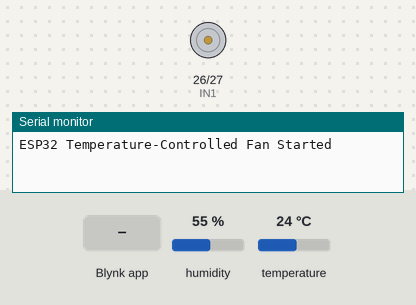
This sketch was run on a simulated ESP32. Shown: motor-driver pin pairs drawn as motors (green arrow = first pin HIGH = forward, orange = second pin HIGH = backward, longer = more drive, scaled by the enable pin), the last lines printed to the serial monitor. Inputs (shaded band) come from the test bench; at power-on: temperature 24 °C, humidity 55 %. WiFi joins after 1.5 s; servers stay silent unless stated.

Above: at 3.0 s.
3.1 s: temperature set to 26 °C
At 4.8 s:
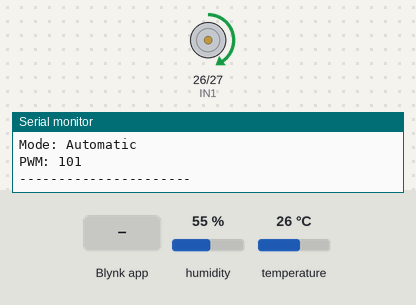
5.3 s: temperature set to 33 °C
At 9.0 s:
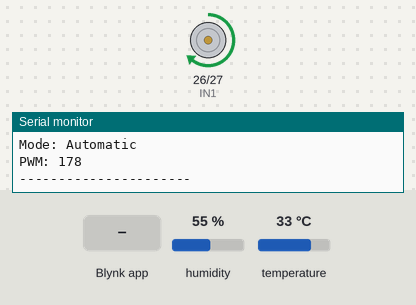
9.3 s: temperature set to 41 °C
At 12.1 s:
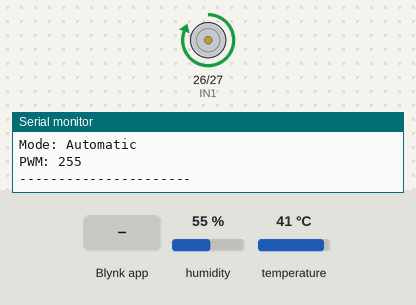
13.3 s: Blynk app writes 1 to V1
At 15.2 s:
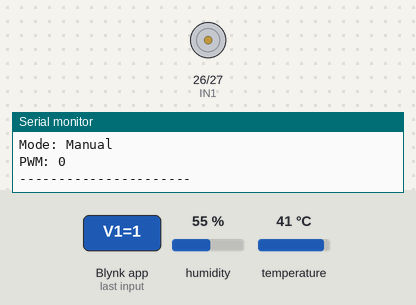
17.3 s: Blynk app writes 1 to V2
At 18.2 s:
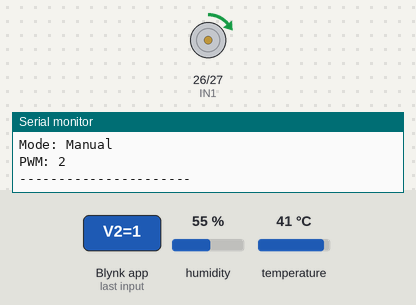
19.3 s: Blynk app writes 0 to V1
At 20.6 s:
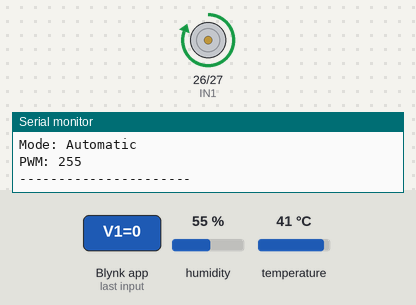
Timing chart, 0 to 22.3 s (numbered marks = the images above; inputs shaded):
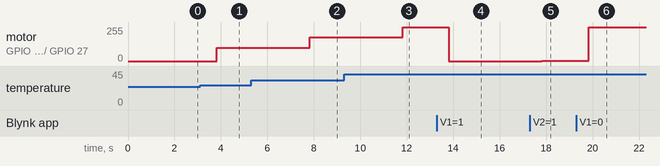

Measured:
- the behaviour switches between 24 and 25 °C on temperature (found by bisection; images 0 and 1)
- after the input at 3.1 s, motor on GPIO 26 (IN1) / GPIO 27 (IN2): stopped → forward 101/255 after 0.73 s
- after the input at 5.3 s, motor on GPIO 26 (IN1) / GPIO 27 (IN2): forward 101/255 → forward 178/255 after 2.5 s
- after the input at 9.3 s, motor on GPIO 26 (IN1) / GPIO 27 (IN2): forward 178/255 → forward 255/255 after 2.5 s
- after the input at 13.3 s, motor on GPIO 26 (IN1) / GPIO 27 (IN2): forward 255/255 → stopped after 0.50 s
- after the input at 17.3 s, motor on GPIO 26 (IN1) / GPIO 27 (IN2): stopped → forward 2/255 after 0.50 s
- after the input at 19.3 s, motor on GPIO 26 (IN1) / GPIO 27 (IN2): forward 2/255 → forward 255/255 after 0.53 s

The sketch:

esp32_temperature_fan.ino
```cpp
#define BLYNK_TEMPLATE_ID   "YOUR_TEMPLATE_ID"
#define BLYNK_TEMPLATE_NAME "IoT Temperature Controlled Fan"
#define BLYNK_AUTH_TOKEN    "YOUR_DEVICE_AUTH_TOKEN"

#include <WiFi.h>
#include <BlynkSimpleEsp32.h>
#include <DHT.h>

// Replace these with your Wi-Fi credentials
char ssid[] = "YOUR_WIFI_NAME";
char pass[] = "YOUR_WIFI_PASSWORD";

// DHT11 sensor
#define DHTPIN 4
#define DHTTYPE DHT11

DHT dht(DHTPIN, DHTTYPE);
BlynkTimer timer;

// L298N motor driver pins
const int ENA = 25;  // PWM speed control
const int IN1 = 26;  // Motor direction
const int IN2 = 27;  // Motor direction

// Temperature thresholds
const float MIN_TEMP = 25.0;
const float MAX_TEMP = 40.0;

// Fan speed limits
const int MIN_PWM = 90;
const int MAX_PWM = 255;

// Control variables
bool manualMode = false;
int manualSpeed = 0;
int currentPWM = 0;

float temperature = NAN;
float humidity = NAN;

bool sensorValid = false;

// Stop the fan
void stopFan() {
  analogWrite(ENA, 0);
  digitalWrite(IN1, LOW);
  digitalWrite(IN2, LOW);

  currentPWM = 0;
}

// Set fan speed and direction
void setFanSpeed(int pwm) {
  pwm = constrain(pwm, 0, MAX_PWM);

  if (pwm == 0) {
    stopFan();
    return;
  }

  // Fixed forward direction
  digitalWrite(IN1, HIGH);
  digitalWrite(IN2, LOW);

  analogWrite(ENA, pwm);

  currentPWM = pwm;
}

// Read temperature and control the fan
void updateFan() {
  float t = dht.readTemperature();
  float h = dht.readHumidity();

  // Stop the fan if the sensor reading is invalid
  if (isnan(t) || isnan(h)) {
    sensorValid = false;
    stopFan();

    Serial.println("DHT11 reading failed. Fan stopped.");

    if (Blynk.connected()) {
      Blynk.virtualWrite(V3, 0);
    }

    return;
  }

  sensorValid = true;
  temperature = t;
  humidity = h;

  // Automatic or manual control
  if (manualMode) {
    int pwm = map(manualSpeed, 0, 100, 0, 255);
    setFanSpeed(pwm);
  } else {
    if (temperature < MIN_TEMP) {
      stopFan();
    }
    else if (temperature >= MAX_TEMP) {
      setFanSpeed(MAX_PWM);
    }
    else {
      int pwm = MIN_PWM +
        (int)((temperature - MIN_TEMP) *
        (MAX_PWM - MIN_PWM) /
        (MAX_TEMP - MIN_TEMP));

      setFanSpeed(pwm);
    }
  }

  // Serial Monitor output
  Serial.print("Temperature: ");
  Serial.print(temperature);
  Serial.println(" C");

  Serial.print("Humidity: ");
  Serial.print(humidity);
  Serial.println(" %");

  Serial.print("Mode: ");
  Serial.println(manualMode ? "Manual" : "Automatic");

  Serial.print("PWM: ");
  Serial.println(currentPWM);

  Serial.println("----------------------");

  // Send readings to the Blynk dashboard
  if (Blynk.connected()) {
    Blynk.virtualWrite(V0, temperature);
    Blynk.virtualWrite(V3,
      (currentPWM * 100L) / 255);
  }
}

// Automatic/manual mode switch
BLYNK_WRITE(V1) {
  manualMode = (param.asInt() == 1);
}

// Manual fan speed slider
BLYNK_WRITE(V2) {
  manualSpeed = constrain(param.asInt(), 0, 100);
}

void setup() {
  Serial.begin(115200);

  pinMode(ENA, OUTPUT);
  pinMode(IN1, OUTPUT);
  pinMode(IN2, OUTPUT);

  stopFan();

  dht.begin();

  // Connect to Wi-Fi and Blynk
  Blynk.begin(BLYNK_AUTH_TOKEN, ssid, pass);

  // Read sensor and update fan every 2 seconds
  timer.setInterval(2000L, updateFan);

  Serial.println("ESP32 Temperature-Controlled Fan Started");
}

void loop() {
  Blynk.run();
  timer.run();
}
```
